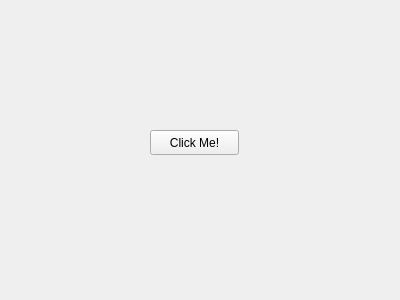
<?xml version="1.0" encoding="UTF-8"?>
<ui version="4.0">
 <class>Widget</class>
 <widget class="QWidget" name="Widget">
  <property name="geometry">
   <rect>
    <x>0</x>
    <y>0</y>
    <width>400</width>
    <height>300</height>
   </rect>
  </property>
  <property name="windowTitle">
   <string>Widget</string>
  </property>
  <widget class="QPushButton" name="pushButton">
   <property name="geometry">
    <rect>
     <x>150</x>
     <y>130</y>
     <width>89</width>
     <height>25</height>
    </rect>
   </property>
   <property name="text">
    <string>Click Me!</string>
   </property>
  </widget>
 </widget>
 <layoutdefault spacing="6" margin="11"/>
 <resources/>
 <connections/>
</ui>
